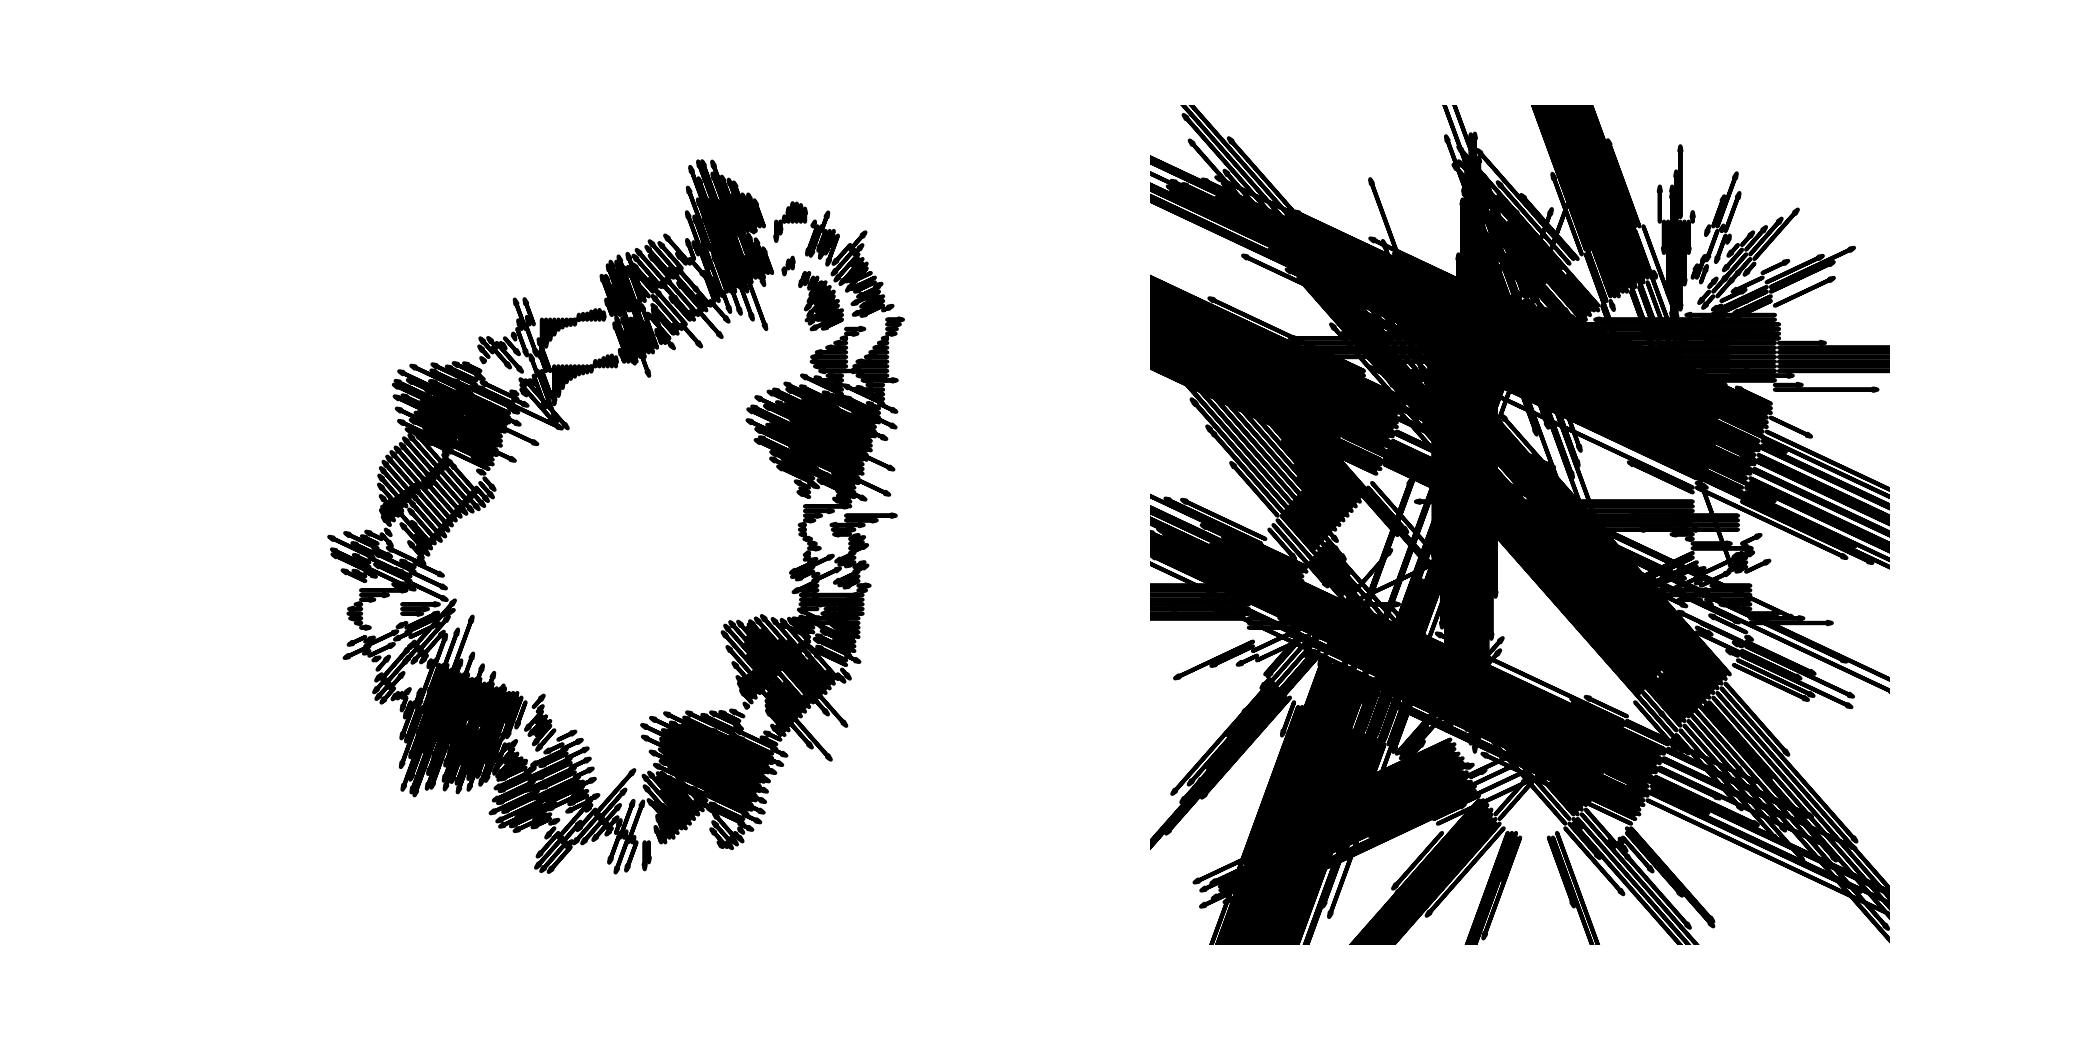

Source code (Python):
import sys
import numpy as np
from PIL import Image
import scipy.ndimage
from matplotlib import cm
import matplotlib.pyplot as plt
from mpl_toolkits.axes_grid1 import ImageGrid, make_axes_locatable


class GMin(object):

    def __init__(self):
        self.oris = np.pi/8*np.arange(8)
        self.sf = [23, 27]  #np.arange(7,39,4)

    def get_image(self):
        im = Image.open('the_world_zwei_input.png').convert('L')
        stim = np.asarray(im)*1.
        return stim

    def gabor(self, sf=42, theta=0, gamma=1):
        # Mutch and Lowe, 2006
        sigma = sf/6.
        lam = 2.8*sf/6.
        r = sigma*3  # there is nothing interesting 3 STDs away

        theta -= np.pi/2
        x,y = np.meshgrid(np.arange(-r,r),np.arange(-r,r))
        X = x*np.cos(theta) - y*np.sin(theta)
        Y = x*np.sin(theta) + y*np.cos(theta)
        g = np.exp( - (X**2 + (gamma*Y)**2) / (2*sigma**2) ) * np.cos( 2*np.pi*X/lam )

        g -= np.mean(g)  # mean 0
        g /= np.sum(g**2) # energy 1
        #g[np.abs(g)<.001] = 0  # remove spillover
        return g

    def get_edges(self, stim, sf, bins=5000, nelems=1000):
        gabor_max = stim

        # Step 1: extract edges using Gabor filters
        all_edges = np.zeros((len(self.oris),)+gabor_max.shape)
        for oi, ori in enumerate(self.oris):
            gab = self.gabor(sf=sf, theta=ori)
            #norm = scipy.ndimage.correlate(gabor_max**2,np.ones(gab.shape))
            edges = scipy.ndimage.correlate(gabor_max,gab)#/np.sqrt(norm)
            #edges /= np.max(edges)
            all_edges[oi] = edges
        #edge_map -= np.min(edge_map)
        #edge_map[edge_map<.01]=0

        # Step 2: normalize responses globally
        #edge_map = np.abs(edge_map)
        all_edges /= np.max(all_edges)

        # Step 3: choose the maximally responding orientation for each location
        response = np.max(all_edges, axis=0)
        oris = np.take(self.oris, np.argmax(all_edges, axis=0))
        edge_map = np.dstack((response, oris))
        edge_map = np.rollaxis(edge_map,-1)

        # Step 4: Choose only nelems top responding locations
        hist, bin_edges = np.histogram(edge_map[0].ravel(),bins=5000)
        last = np.nonzero(np.cumsum(hist[::-1]) > nelems)[0][0]
        threshold = bin_edges[bins-last-1]
        #print hist[-1]
        #threshold = bin_edges[-2]
        inds = edge_map[0]>threshold
        print '# elements used: %d' % np.sum(inds)
        edge_map[0][np.logical_not(inds)] = 0
        indices = np.transpose(np.nonzero(inds))

        return edge_map, indices

    def _isinside(self, smallbox, largebox, i, j):
        """Checks if a smaller box centered around (i,j) is inside a larger box
        """
        return (i - smallbox[0] > 0 and i + smallbox[0] + 1 < largebox[0] and
            j - smallbox[1] > 0 and j + smallbox[1] + 1 < largebox[1])

    def _boxinds(self, box, i, j):
        """Returns indices of all box elements centered around (i,j)
        """
        return np.s_[i-box[0]: i+box[0]+1, j-box[1]: j+box[1]+1]

    def plot_arrows(self, edge_map, indices, ax):
        """Plots arrows: length edge_map[0], direction edge-map[1].

        Only edge_map[:][indices] are used for plotting.
        """
        for i,j in indices:
            ax.arrow( j, edge_map.shape[1]-i,
                    np.cos(edge_map[1,i,j]) * edge_map[0,i,j],
                    np.sin(edge_map[1,i,j]) * edge_map[0,i,j],
                    head_width=.5, head_length=1, fc='k', ec='k')
        ax.set_xlim([0, edge_map.shape[2]])
        ax.set_ylim([0, edge_map.shape[1]])

    def compute_fg(self, edge_map, indices, sf):
        field_shape = (39, 39)
        box = (field_shape[0] / 2, field_shape[1] / 2)
        x,y = np.meshgrid(np.arange(-box[0], box[0] + 1),
                          np.arange(-box[1], box[1] + 1))
        # angles of each position wrt f's' center
        angle_field = -np.arctan2(y,x) % (2*np.pi)
        sigma = sf/6
        # gaussian window
        g = np.exp( - (x**2 + y**2) / (2*sigma**2) )

        fg = np.zeros(edge_map.shape)
        for i,j in indices:
            if self._isinside(box, edge_map[0].shape, i,j):
                s = self._boxinds(box, i, j)
                # put a gaussian window so that nearer elements matter more
                window_weight = edge_map[0][s] * g
                angle = edge_map[1,i,j] #+ np.pi
                # determine elements with an angle greater than 'angle'
                sel1 = angle_field >= angle
                sel2 = angle_field < angle + np.pi
                above = np.logical_and(sel1,sel2)
                # elements with an angle smaller than 'angle'
                below = np.logical_not(above)
                # magnitude of the figure-ground signal
                fg[0,i,j] = np.sum(window_weight[below]) - np.sum(window_weight[above])
                # orthogonal 'below' angle
                fg[1,i,j] = angle#-np.pi/2
        return fg

    def plot(self):
        pass

    def run(self):
        stim = self.get_image()
        plt.figure(figsize=(7,3.5), facecolor='white')

        ax = plt.subplot(121)
        edge_map, indices = self.get_edges(stim, self.sf[0], nelems=1000)
        for fgi in range(2):
            edge_map = self.compute_fg(edge_map, indices, self.sf[0])
        edge_map[1] -= np.pi/2
        self.plot_arrows(edge_map, indices, ax)
        plt.axis('off')

        ax = plt.subplot(122)
        edge_map, indices = self.get_edges(stim, self.sf[1], nelems=1000)
        for fgi in range(3):
            edge_map = self.compute_fg(edge_map, indices, self.sf[1])
        edge_map[1] -= np.pi/2
        self.plot_arrows(edge_map, indices, ax)
        plt.axis('off')

        plt.savefig('musu_pasaulis.jpg', dpi=300, format='jpg')
        plt.show()


if __name__ == '__main__':
    gmin = GMin()
    gmin.run()
